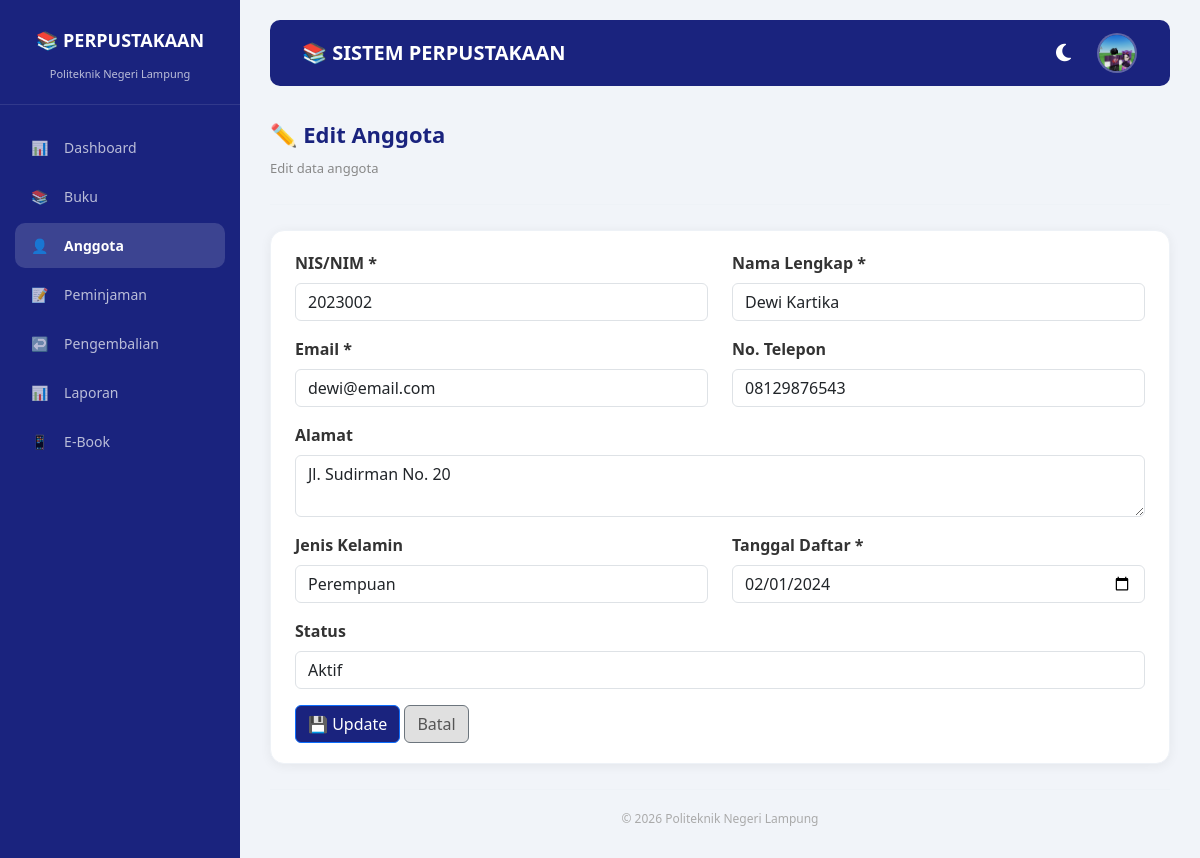
Page /views/anggota/edit.php?id=2 (signed in) on the committed database.
### tables this page shows
CREATE TABLE `anggota` (
  `anggota_id` int(11) NOT NULL,
  `nis_nim` varchar(20) NOT NULL,
  `nama_lengkap` varchar(100) NOT NULL,
  `email` varchar(100) NOT NULL,
  `no_telepon` varchar(15) DEFAULT NULL,
  `alamat` text DEFAULT NULL,
  `jenis_kelamin` enum('L','P') DEFAULT NULL,
  `tanggal_daftar` date NOT NULL,
  `status_aktif` enum('aktif','nonaktif','blokir') NOT NULL DEFAULT 'aktif',
  `created_at` timestamp NULL DEFAULT current_timestamp()
);

### views/anggota/edit.php (the view, shortened to what this page needs)
<?php
require_once '../../config/database.php';
$id = $_GET['id'] ?? 0;
$sql = "SELECT * FROM anggota WHERE anggota_id = :id";
$stmt = $pdo->prepare($sql);
$stmt->execute(['id' => $id]);
$anggota = $stmt->fetch();
?>
<!DOCTYPE html>
<html lang="id" id="html">
<head>
    <link rel="stylesheet" href="https://cdn.jsdelivr.net/npm/bootstrap@5.3.0/dist/css/bootstrap.min.css">
    <link rel="stylesheet" href="https://cdnjs.cloudflare.com/ajax/libs/font-awesome/6.4.0/css/all.min.css">
    <link rel="stylesheet" href="../../assets/css/style.css">
</head>
<body id="body">
<div class="sidebar">
    <div class="brand">
        <h3>📚 PERPUSTAKAAN</h3>
        <small>Politeknik Negeri Lampung</small>
    </div>
    <ul class="menu">
        <li onclick="location.href='../../index.php'"><span class="icon">📊</span> <span>Dashboard</span></li>
        <li onclick="location.href='../buku/index.php'"><span class="icon">📚</span> <span>Buku</span></li>
        <li class="active"><span class="icon">👤</span> <span>Anggota</span></li>
        <li onclick="location.href='../peminjaman/index.php'"><span class="icon">📝</span> <span>Peminjaman</span></li>
        <li onclick="location.href='../pengembalian/index.php'"><span class="icon">↩️</span> <span>Pengembalian</span></li>
        <li onclick="location.href='../laporan/index.php'"><span class="icon">📊</span> <span>Laporan</span></li>
        <li onclick="location.href='../buku_digital.php'"><span class="icon">📱</span> <span>E-Book</span></li>
    </ul>
</div>
<div class="main-content">
    <nav class="navbar navbar-dark navbar-custom">
        <div class="container-fluid">
            <span class="navbar-brand">📚 SISTEM PERPUSTAKAAN</span>
            <div class="user-info">
                <button class="theme-toggle" id="themeToggle" title="Toggle Dark/Light Mode">
                    <i class="fas fa-moon"></i>
                </button>
                <div class="dropdown dropdown-profile">
                    <button class="btn p-0 dropdown-toggle" type="button" data-bs-toggle="dropdown" aria-expanded="false">
                        <div class="preview-avatar">
                            <?php
                            $user_id = $_SESSION['user_id'];
                            $foto_path = '../../upload/foto_admin/' . $user_id . '.jpg';
                            if (file_exists($foto_path)): ?>
                                <img src="<?= $foto_path ?>" alt="Foto Profil">
                            <?php else: ?>
                                <?= strtoupper(substr($_SESSION['nama_lengkap'], 0, 1)) ?>
                            <?php endif; ?>
                        </div>
                    </button>
                </div>
            </div>
        </div>
    </nav>
    <div class="top-header">
        <div class="page-title">
            <h2>✏️ Edit Anggota</h2>
            <small>Edit data anggota</small>
        </div>
    </div>
    <div class="card-custom">
        <form method="POST">
            <div class="row">
                <div class="col-md-6 mb-3">
                    <label class="form-label fw-bold">NIS/NIM *</label>
                    <input type="text" name="nis_nim" class="form-control" value="<?= htmlspecialchars($anggota['nis_nim']) ?>" required>
                </div>
                <div class="col-md-6 mb-3">
                    <label class="form-label fw-bold">Nama Lengkap *</label>
                    <input type="text" name="nama_lengkap" class="form-control" value="<?= htmlspecialchars($anggota['nama_lengkap']) ?>" required>
                </div>
                <div class="col-md-6 mb-3">
                    <label class="form-label fw-bold">Email *</label>
                    <input type="email" name="email" class="form-control" value="<?= htmlspecialchars($anggota['email']) ?>" required>
                </div>
                <div class="col-md-6 mb-3">
                    <label class="form-label fw-bold">No. Telepon</label>
                    <input type="text" name="no_telepon" class="form-control" value="<?= htmlspecialchars($anggota['no_telepon']) ?>">
                </div>
                <div class="col-md-12 mb-3">
                    <label class="form-label fw-bold">Alamat</label>
                    <textarea name="alamat" class="form-control" rows="2"><?= htmlspecialchars($anggota['alamat']) ?></textarea>
                </div>
                <div class="col-md-6 mb-3">
                    <label class="form-label fw-bold">Jenis Kelamin</label>
                    <select name="jenis_kelamin" class="form-control">
                        <option value="P" <?= $anggota['jenis_kelamin'] == 'P' ? 'selected' : '' ?>>Perempuan</option>
                    </select>
                </div>
                <div class="col-md-6 mb-3">
                    <label class="form-label fw-bold">Tanggal Daftar *</label>
                    <input type="date" name="tanggal_daftar" class="form-control" value="<?= $anggota['tanggal_daftar'] ?>" required>
                </div>
                <div class="col-md-12 mb-3">
                    <label class="form-label fw-bold">Status</label>
                    <select name="status_aktif" class="form-control">
                        <option value="aktif" <?= $anggota['status_aktif'] == 'aktif' ? 'selected' : '' ?>>Aktif</option>
                    </select>
                </div>
            </div>
            <button type="submit" class="btn btn-primary">💾 Update</button>
            <a href="index.php" class="btn btn-secondary">Batal</a>
        </form>
    </div>
    <div style="text-align:center; color:#aaa; font-size:12px; padding:20px 0 10px 0; border-top:1px solid var(--border-color); margin-top:20px;">
        &copy; 2026 Politeknik Negeri Lampung
    </div>
</div>
</body>
</html>

### assets/css/style.css (style rules this page uses)
* { margin: 0; padding: 0; box-sizing: border-box; }
body { font-family: 'Segoe UI', Tahoma, Geneva, Verdana, sans-serif; background: #f1f4f9; }
.sidebar { position: fixed; top: 0; left: 0; width: 240px; height: 100%; background: #1a237e; color: #fff; padding: 20px 0; overflow-y: auto; z-index: 1000; }
.sidebar .brand { text-align: center; padding: 10px 0 20px 0; border-bottom: 1px solid rgba(255,255,255,0.1); margin-bottom: 20px; }
.sidebar .brand h3 { font-size: 18px; font-weight: 700; }
.sidebar .brand small { font-size: 11px; opacity: 0.7; }
.sidebar .menu { list-style: none; padding: 0 15px; }
.sidebar .menu li { padding: 12px 16px; margin: 4px 0; border-radius: 10px; font-size: 14px; cursor: pointer; transition: 0.3s; color: rgba(255,255,255,0.7); }
.sidebar .menu li.active { background: rgba(255,255,255,0.15); color: #fff; font-weight: 600; }
.sidebar .menu li .icon { margin-right: 12px; }
.main-content { margin-left: 240px; padding: 20px 30px; min-height: 100vh; }
.top-header { display: flex; justify-content: space-between; align-items: center; padding: 15px 0 25px 0; border-bottom: 1px solid #e8ecf1; margin-bottom: 25px; }
.top-header .page-title h2 { font-size: 22px; font-weight: 700; color: #1a237e; }
.top-header .page-title small { font-size: 13px; color: #888; }
.card-custom { background: #fff; border-radius: 14px; padding: 20px 24px; box-shadow: 0 2px 12px rgba(0,0,0,0.06); margin-bottom: 25px; }
.btn-primary { background: #1a237e; color: #fff; }
.btn-secondary { background: #e0e0e0; color: #555; }

### views/anggota/edit.php (style rules this page uses)
:root { --bg-body: #f1f4f9; --bg-card: #ffffff; --text-color: #333; --border-color: #eef2f7; --shadow: 0 2px 12px rgba(0,0,0,0.06); }
body { background: var(--bg-body); color: var(--text-color); transition: 0.3s; }
.sidebar { position: fixed; top: 0; left: 0; width: 240px; height: 100%; background: #1a237e; color: #fff; padding: 20px 0; overflow-y: auto; z-index: 9999; }
.sidebar .brand { text-align: center; padding: 10px 0 20px 0; border-bottom: 1px solid rgba(255,255,255,0.1); margin-bottom: 20px; }
.sidebar .brand h3 { font-size: 18px; font-weight: 700; }
.sidebar .brand small { font-size: 11px; opacity: 0.7; }
.sidebar .menu { list-style: none; padding: 0 15px; }
.sidebar .menu li { padding: 12px 16px; margin: 4px 0; border-radius: 10px; font-size: 14px; cursor: pointer; transition: 0.3s; color: rgba(255,255,255,0.7); }
.sidebar .menu li.active { background: rgba(255,255,255,0.15); color: #fff; font-weight: 600; }
.sidebar .menu li .icon { margin-right: 12px; }
.main-content { margin-left: 240px; padding: 20px 30px; min-height: 100vh; }
.navbar-custom { background: #1a237e !important; padding: 12px 20px; border-radius: 10px; margin-bottom: 20px; position: relative; z-index: 9998; }
.navbar-custom .navbar-brand { font-weight: 700; }
.user-info { display: flex; align-items: center; gap: 15px; color: #fff; }
.preview-avatar { width: 40px; height: 40px; border-radius: 50%; display: flex; align-items: center; justify-content: center; font-weight: 700; font-size: 18px; color: #fff; overflow: hidden; border: 2px solid rgba(255,255,255,0.3); background: #1a237e; cursor: pointer; }
.preview-avatar img { width: 100%; height: 100%; object-fit: cover; }
.theme-toggle { background: none; border: none; font-size: 20px; cursor: pointer; padding: 5px 10px; border-radius: 50%; transition: 0.3s; color: #fff; }
.top-header { display: flex; justify-content: space-between; align-items: center; padding: 15px 0 25px 0; border-bottom: 1px solid var(--border-color); margin-bottom: 25px; }
.top-header .page-title h2 { font-size: 22px; font-weight: 700; color: #1a237e; }
.top-header .page-title small { font-size: 13px; color: #888; }
.card-custom { background: var(--bg-card); border-radius: 14px; padding: 20px 24px; box-shadow: var(--shadow); margin-bottom: 25px; border: 1px solid var(--border-color); transition: 0.3s; }
.dropdown-profile .dropdown-toggle::after { display: none; }

### rows in the picture
anggota: nis_nim "2023002", nama_lengkap "Dewi Kartika", email "dewi@email.com", no_telepon "08129876543", alamat "Jl. Sudirman No. 20", jenis_kelamin "Perempuan", tanggal_daftar "02/01/2024", status_aktif "Aktif"
